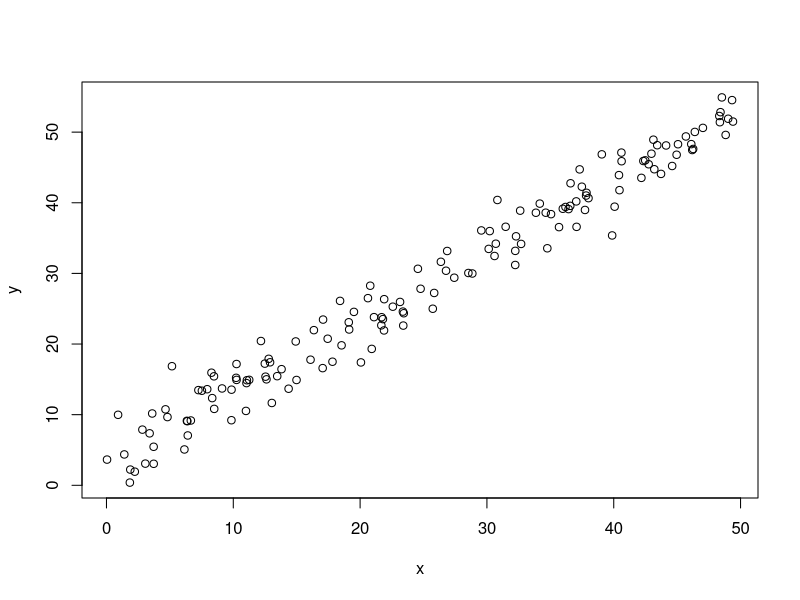
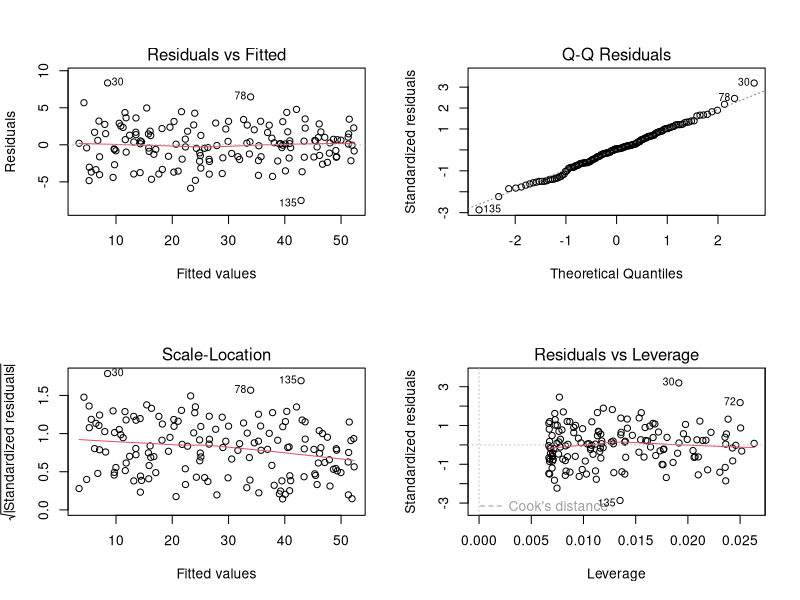
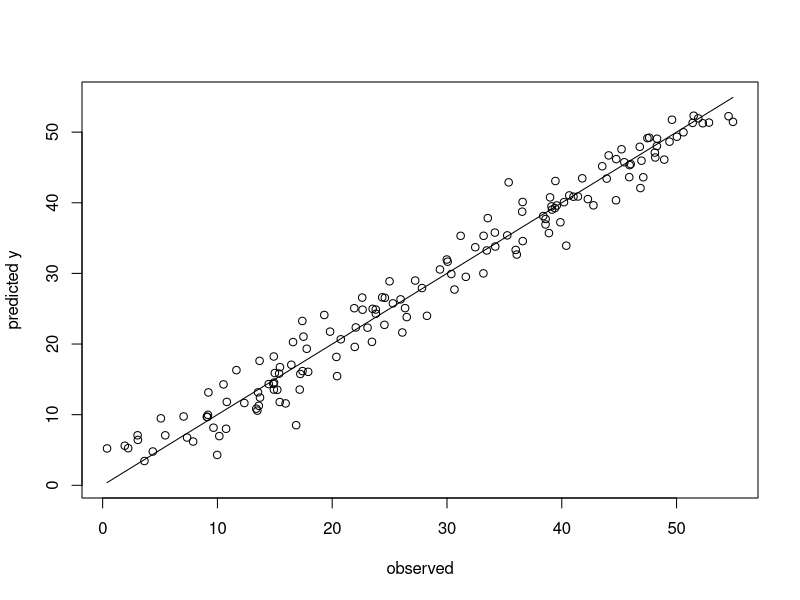

Generate these figures, in order, with R: (Note: this script raises an error after producing the figures.)
set.seed(555)
x = runif(150, 0, 50)
y = 3.142 + x + rnorm(150)*2.5
plot(y ~ x)

m = lm(y ~ x)
str(m)

print(m)
par(mfrow=c(2,2))
plot(m)

# 1. Because the residuals are independent and identically distributed, 
#    there is no correlation between the x-axis and residuals

# 2. The data look normal

# 3. Yes, variance seems constant

# 4. Doesn't look like there are significant outliers

ypred = predict(m)
par(mfrow=c(1,1))
plot(y, y, type='l', xlab="observed", ylab="predicted y")
points(y, ypred)

summary(m)

par(mar=c(5,4,4,2)+0.1)
plot(RealEstate)
summary(RealEstate)

r = lm(RealEstate$Price ~ RealEstate$Size)
str(r)

print(r)
par(mfrow=c(2,2))
plot(r)

# 1. No, the magnitude gets bigger as the prices grow

# 2. Not really, the tails go off the rails

# 3. Definitely not

# 4. Yes, a number of outliers including 754

# 5. It doesn't seem like a good fit

ypred = predict(r)
par(mfrow=c(1,1))
plot(RealEstate$Price, RealEstate$Price, type="l", xlab="Observed y", ylab="Predicted y")
points(RealEstate$Price, ypred)

summary(y)
